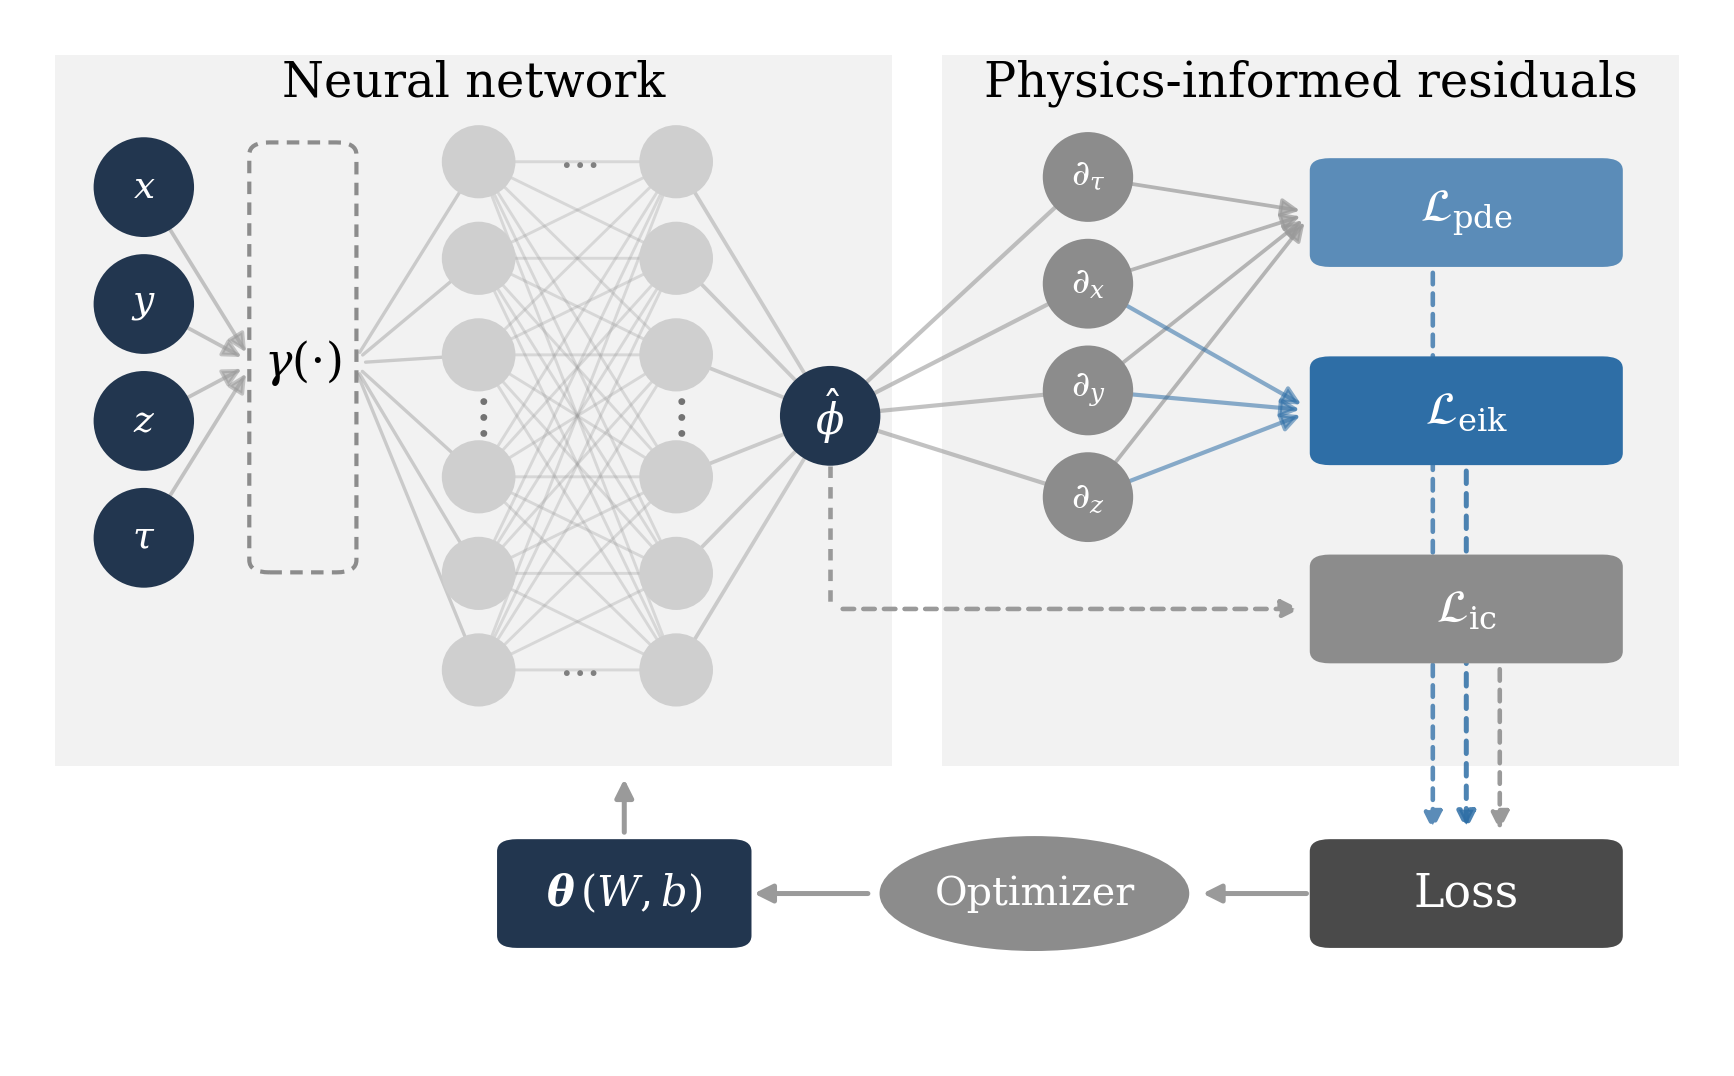

Python code for this plot:
"""Figure 1 - architecture and loss schematic for the 3D level-set PINN."""
import matplotlib
matplotlib.use('Agg')
import matplotlib.pyplot as plt
from matplotlib.patches import Ellipse, FancyBboxPatch, FancyArrowPatch, Rectangle
import numpy as np

plt.rcParams.update({
    'font.size': 9, 'font.family': 'serif', 'mathtext.fontset': 'dejavuserif',
})

# hue for the reader, lightness for the photocopier
NAVY   = '#22364f'
MIDGY  = '#8c8c8c'
LTGY   = '#cfcfcf'
BLUE   = '#5b8cb8'
RED    = '#2e6ea6'   # deeper tint of the same hue, not a second colour
DKGY   = '#4a4a4a'
PANEL  = '#f2f2f2'
EDGE   = '#9a9a9a'

fig, ax = plt.subplots(figsize=(7.2, 4.4))
ax.set_xlim(0, 1); ax.set_ylim(0, 1); ax.axis('off')

ax.add_patch(Rectangle((0.015, 0.275), 0.50, 0.70, fc=PANEL, ec='none', zorder=0))
ax.add_patch(Rectangle((0.545, 0.275), 0.44, 0.70, fc=PANEL, ec='none', zorder=0))
ax.text(0.265, 0.935, 'Neural network', ha='center', fontsize=11.5)
ax.text(0.765, 0.935, 'Physics-informed residuals', ha='center', fontsize=11.5)

R = 0.030
ASPECT = 7.2 / 4.4
def node(x, y, label, fc, tc='white', fs=9, r=R):
    ax.add_patch(Ellipse((x, y), 2*r, 2*r*ASPECT, fc=fc, ec='none', zorder=3))
    ax.text(x, y, label, ha='center', va='center', color=tc, fontsize=fs, zorder=4)

def arrow(p, q, color=EDGE, lw=1.1, ls='-', shrink=3, alpha=1.0, z=2):
    ax.add_patch(FancyArrowPatch(p, q, arrowstyle='-|>', mutation_scale=9,
                                 color=color, lw=lw, linestyle=ls,
                                 shrinkA=shrink, shrinkB=shrink, alpha=alpha,
                                 zorder=z))

def carrow(p, q, rad, color=EDGE, lw=1.1, ls='-', alpha=1.0):
    ax.add_patch(FancyArrowPatch(p, q, arrowstyle='-|>', mutation_scale=9,
                                 color=color, lw=lw, linestyle=ls, alpha=alpha,
                                 shrinkA=3, shrinkB=3, zorder=2,
                                 connectionstyle=f'arc3,rad={rad}'))

def box(x, y, w, h, label, fc, tc='white', fs=9):
    ax.add_patch(FancyBboxPatch((x - w/2, y - h/2), w, h,
                                boxstyle='round,pad=0.006,rounding_size=0.012',
                                fc=fc, ec='none', zorder=3))
    ax.text(x, y, label, ha='center', va='center', color=tc, fontsize=fs, zorder=4)

# ---------------------------------------------------------------- inputs
xin = 0.068
yin = [0.845, 0.730, 0.615, 0.500]
for y, lab in zip(yin, ['$x$', '$y$', '$z$', r'$\tau$']):
    node(xin, y, lab, NAVY)

# ------------------------------------------------- Fourier encoding (opt.)
xf = 0.163
ax.add_patch(FancyBboxPatch((xf - 0.028, 0.470), 0.056, 0.415,
                            boxstyle='round,pad=0.004,rounding_size=0.012',
                            fc='none', ec=MIDGY, lw=1.0, ls=(0, (3, 2)),
                            zorder=3))
ax.text(xf, 0.672, r'$\gamma(\cdot)$', ha='center', va='center', fontsize=11,
        zorder=4)
for y in yin:
    arrow((xin, y), (xf - 0.030, 0.672), alpha=0.55, lw=0.9)

# ---------------------------------------------------------------- hidden
xh = [0.268, 0.386]
yh = [0.870, 0.775, 0.680, 0.560, 0.465, 0.370]
for x in xh:
    for y in yh:
        node(x, y, '', LTGY, r=0.022)
    ax.text(x, 0.620, r'$\vdots$', ha='center', va='center', fontsize=13,
            color='0.45')
ax.text(0.327, 0.870, r'$\cdots$', ha='center', va='center', fontsize=11, color='0.5')
ax.text(0.327, 0.370, r'$\cdots$', ha='center', va='center', fontsize=11, color='0.5')
for y in yh:
    arrow((xf + 0.030, 0.672), (xh[0], y), alpha=0.45, lw=0.8)
for ya in yh:
    for yb in yh:
        arrow((xh[0], ya), (xh[1], yb), alpha=0.30, lw=0.7)

# ---------------------------------------------------------------- output
xo, yo = 0.478, 0.620
node(xo, yo, r'$\hat{\phi}$', NAVY, fs=10)
for y in yh:
    arrow((xh[1], y), (xo, yo), alpha=0.45, lw=0.9)

# ------------------------------------------------- automatic differentiation
xd = 0.632
yd = [0.855, 0.750, 0.645, 0.540]
dl = [r'$\partial_\tau$', r'$\partial_x$', r'$\partial_y$', r'$\partial_z$']
for y, lab in zip(yd, dl):
    node(xd, y, lab, MIDGY, fs=8.5, r=0.027)
    arrow((xo, yo), (xd, y), alpha=0.6, lw=1.0)


# ---------------------------------------------------------------- losses
box(0.858, 0.820, 0.175, 0.095, r'$\mathcal{L}_{\mathrm{pde}}$', BLUE, fs=11)
for y in yd:
    arrow((xd, y), (0.766, 0.820), color=EDGE, lw=0.9, alpha=0.7)

box(0.858, 0.625, 0.175, 0.095, r'$\mathcal{L}_{\mathrm{eik}}$', RED, fs=11)
for y in yd[1:]:
    arrow((xd, y), (0.766, 0.625), color=RED, lw=1.0, alpha=0.55)

# ---- initial-condition loss joins the stack ----------------------------
box(0.858, 0.430, 0.175, 0.095, r'$\mathcal{L}_{\mathrm{ic}}$', MIDGY, fs=11)
ax.plot([xo, xo], [yo - R*ASPECT, 0.430], color=EDGE, lw=1.1,
        ls=(0, (2.5, 2)), zorder=2)
arrow((xo, 0.430), (0.766, 0.430), color=EDGE, lw=1.1, ls=(0, (2.5, 2)))

# ------------------------------------------------------ training loop band
YB = 0.150
box(0.858, YB, 0.175, 0.095, 'Loss', DKGY, fs=11)
ax.add_patch(Ellipse((0.600, YB), 0.185, 0.185/ASPECT, fc=MIDGY, ec='none',
                     zorder=3))
ax.text(0.600, YB, 'Optimizer', ha='center', va='center', color='white',
        fontsize=9.5, zorder=4)
# θ moved right: sits under hidden layers (not encoding), so feedback arrow
# points clearly into the network weights, not γ(·)
box(0.355, YB, 0.140, 0.095, r'$\boldsymbol{\theta}\,(W, b)$', NAVY, fs=10)

# three loss terms → Loss: straight dashed verticals, x-offset so all three
# are visible as separate channels (boxes at zorder=3 mask the lines where
# they pass behind each lower box, naturally showing the merge toward Loss)
arrow((0.838, 0.773), (0.838, 0.200), color=BLUE, lw=1.1, ls=(0, (2.5, 2)))          # L_pde
arrow((0.858, 0.578), (0.858, 0.200), color=RED,  lw=1.2, ls=(0, (2.5, 2)), alpha=0.85)  # L_eik
arrow((0.878, 0.383), (0.878, 0.200), color=EDGE, lw=1.1, ls=(0, (2.5, 2)))          # L_ic

# Loss → Optimizer → θ → hidden-layer weights (not encoding block)
arrow((0.770, YB), (0.693, YB), color=EDGE, lw=1.2)
arrow((0.508, YB), (0.425, YB), color=EDGE, lw=1.2)
arrow((0.355, YB + 0.048), (0.355, 0.275), color=EDGE, lw=1.2)

fig.savefig('fig1_architecture.pdf', bbox_inches='tight')
fig.savefig('fig1_architecture.png', dpi=300, bbox_inches='tight')
print('rendered')
